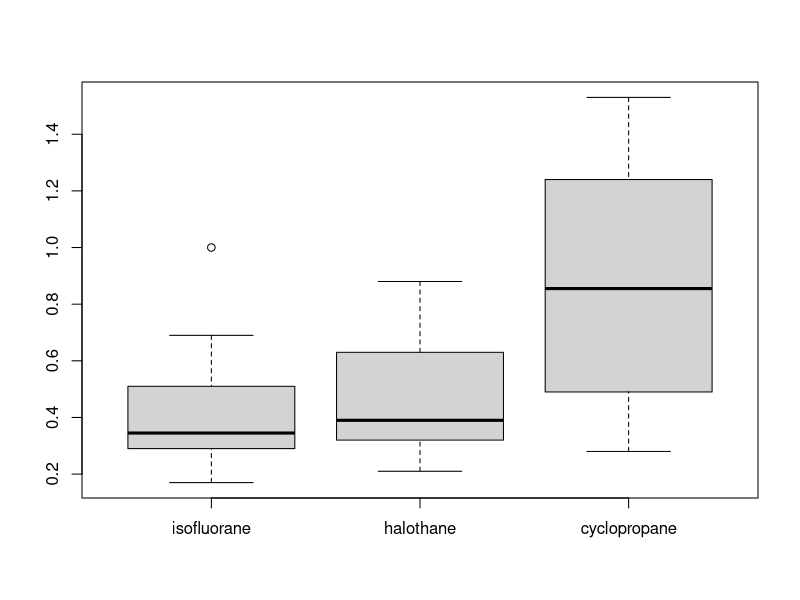
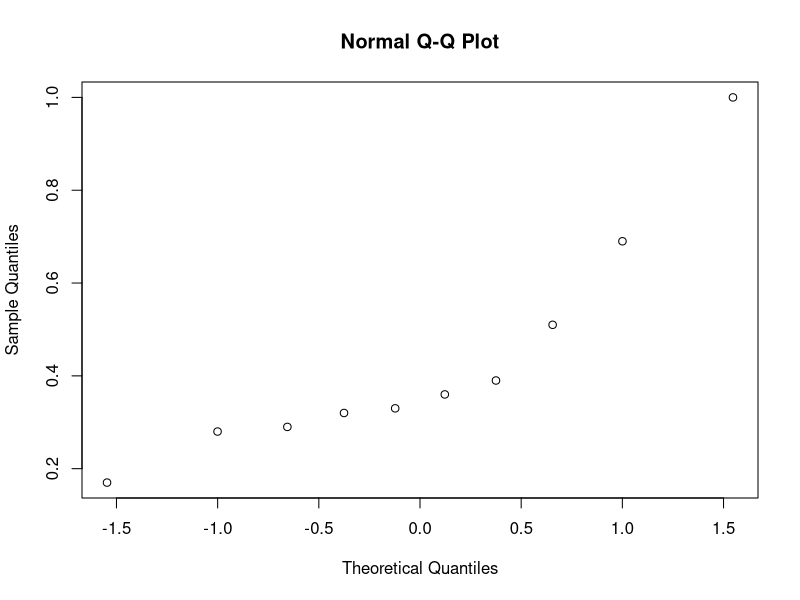
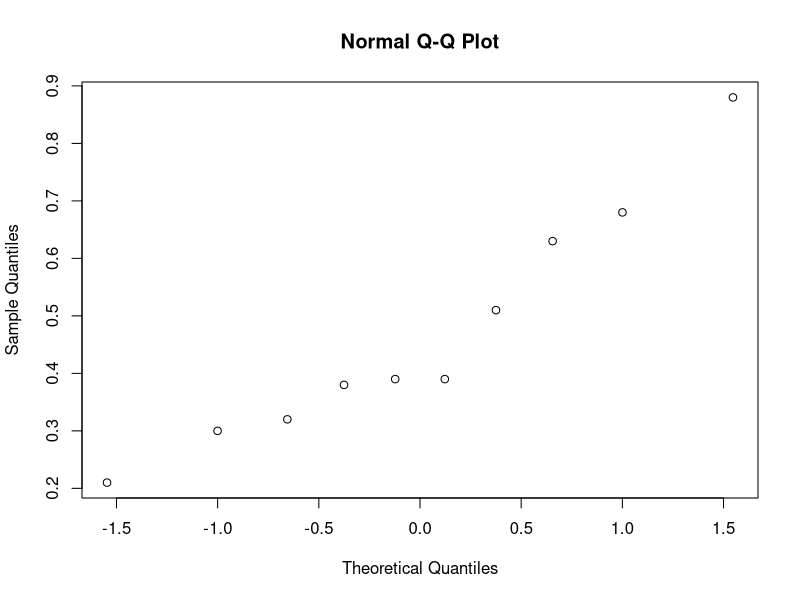
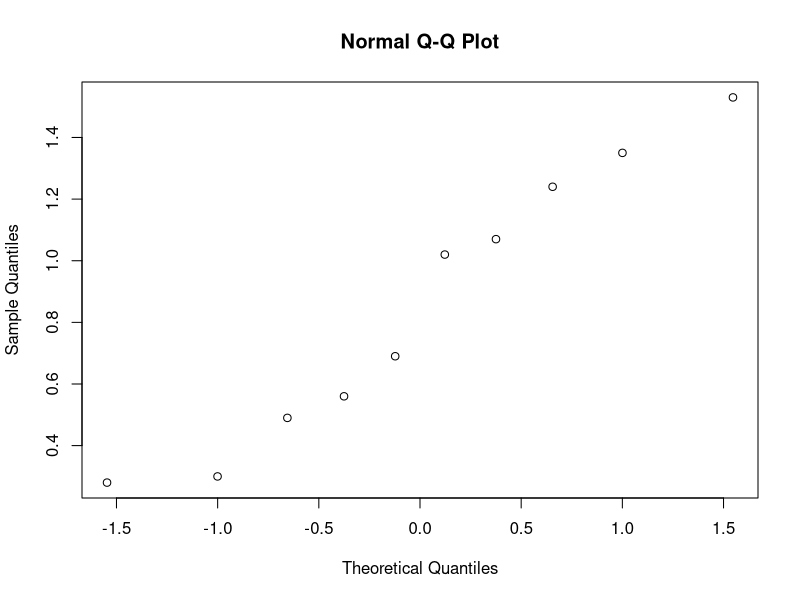

Write the R code that produced these figures, in order.
dogs = read.csv(file = "dogs.txt", header = TRUE, sep = " ")

attach(dogs)

# 1.
boxplot(dogs)

qqnorm(isofluorane)
qqnorm(halothane)
qqnorm(cyclopropane)

# Seems reasonable for the last one, second one is questionable, first is not a normal population

# 2.
# not sure, I think they mean that we should just do a two sample t test on each pair of groups
t.test(isofluorane,halothane,var.equal=TRUE)[[3]] # 0.7327132 accept null hypo
t.test(cyclopropane,halothane,var.equal=TRUE)[[3]] # 0.0240889 reject null hypo
t.test(isofluorane,cyclopropane,var.equal=TRUE)[[3]] # 0.01827111 reject null hypo

# estimated concentration values, this supports the above p-values
mean(isofluorane) # 0.434
mean(halothane) # 0.469
mean(cyclopropane) # 0.853

# 3.
dogframe = data.frame(drugs = as.vector(as.matrix(dogs)), groups = as.factor(rep(1:3, each = 10)))
attach(dogframe)
kruskal.test(drugs, groups)

# > kruskal.test(drugs, groups)
# 
# Kruskal-Wallis rank sum test
# 
# data:  drugs and groups
# Kruskal-Wallis chi-squared = 5.6442, df = 2, p-value = 0.05948  

# quite close to 0.05, but still accept the null hypo

# The difference is that kruskal tests wether all three groups are from the same population or not,
# while the t-test only tests 2, so 2 populations can be the same, but different from the third
# The two results are compatibel with each other, 3 populations are not the same, 2 of the 3 are the
# same, but no the third (cyclopropane)